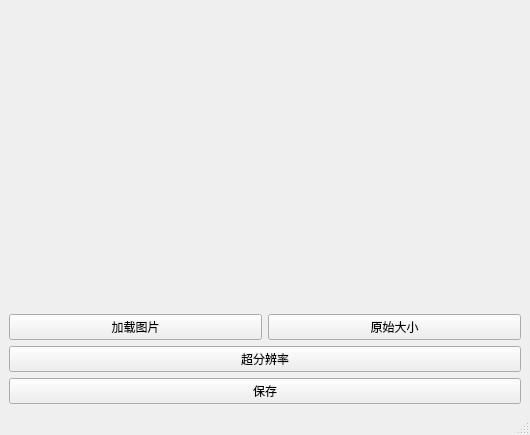
<?xml version="1.0" encoding="UTF-8"?>
<ui version="4.0">
 <class>MainWindow</class>
 <widget class="QMainWindow" name="MainWindow">
  <property name="geometry">
   <rect>
    <x>0</x>
    <y>0</y>
    <width>530</width>
    <height>435</height>
   </rect>
  </property>
  <property name="minimumSize">
   <size>
    <width>530</width>
    <height>435</height>
   </size>
  </property>
  <property name="windowTitle">
   <string>Enhancer</string>
  </property>
  <widget class="QWidget" name="centralwidget">
   <layout class="QVBoxLayout" name="verticalLayout">
    <item>
     <widget class="QLabel" name="imageLabel">
      <property name="cursor">
       <cursorShape>ArrowCursor</cursorShape>
      </property>
      <property name="acceptDrops">
       <bool>false</bool>
      </property>
      <property name="text">
       <string/>
      </property>
      <property name="alignment">
       <set>Qt::AlignCenter</set>
      </property>
     </widget>
    </item>
    <item>
     <layout class="QHBoxLayout" name="horizontalLayout">
      <item>
       <widget class="QPushButton" name="loadImage">
        <property name="text">
         <string>加载图片</string>
        </property>
       </widget>
      </item>
      <item>
       <widget class="QPushButton" name="switchSizeButton">
        <property name="text">
         <string>原始大小</string>
        </property>
       </widget>
      </item>
     </layout>
    </item>
    <item>
     <widget class="QPushButton" name="superResolutionButton">
      <property name="text">
       <string>超分辨率</string>
      </property>
     </widget>
    </item>
    <item>
     <widget class="QPushButton" name="saveImageButton">
      <property name="text">
       <string>保存</string>
      </property>
     </widget>
    </item>
   </layout>
  </widget>
  <widget class="QStatusBar" name="statusbar"/>
  <action name="actionimageFitH">
   <property name="text">
    <string>imageFitH</string>
   </property>
   <property name="toolTip">
    <string>imageFitH</string>
   </property>
   <property name="menuRole">
    <enum>QAction::NoRole</enum>
   </property>
  </action>
 </widget>
 <resources/>
 <connections/>
</ui>
